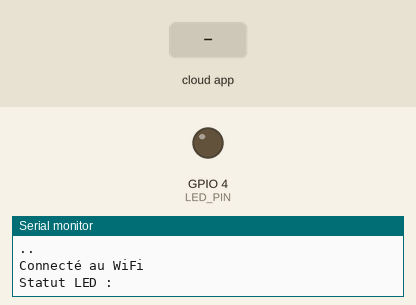
A sketch run on a simulated ESP32. On the bench: output pins drawn as LEDs (lit = HIGH), the last lines printed to the serial monitor. The inputs (shaded band) are chosen by the test bench. WiFi joins after 1.5 s; servers stay silent unless stated; the Firebase database answers and starts empty.

Above: at 3.2 s.
3.3 s: the phone or cloud app sets LED_Status to ON
At 4.1 s:
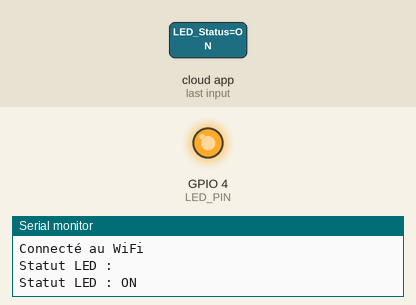
Timing chart, 0 to 6.3 s (numbered marks = the images above; inputs shaded):
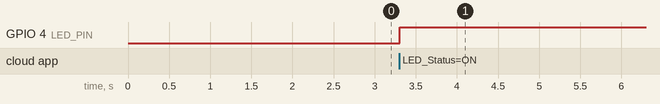

Measured:
- after the input at 3.3 s, GPIO 4 (LED_PIN): LOW → HIGH at once

The sketch:

Simualtion_with_BlynkIot.ino
```cpp
#include <WiFi.h>
#include <FirebaseESP32.h>

// Configuration Wi-Fi
#define WIFI_SSID "Wokwi-GUEST"
#define WIFI_PASSWORD ""

// Configuration Firebase
#define FIREBASE_HOST "https://domotix-41318-default-rtdb.firebaseio.com"
#define FIREBASE_AUTH "92PiYgqHGLhoTj3siw0s3tkstjUMoSmxfz4fmiRZ" // Remplacez par votre Database Secret

FirebaseConfig config;
FirebaseAuth auth;

// Pin de la LED
#define LED_PIN 4

FirebaseData firebaseData;

void setup() {
  Serial.begin(115200);

  // Connexion Wi-Fi
  WiFi.begin(WIFI_SSID, WIFI_PASSWORD);
  Serial.println("Connexion au WiFi...");
  while (WiFi.status() != WL_CONNECTED) {
    delay(1000);
    Serial.print(".");
  }
  Serial.println("\nConnecté au WiFi");

  // Configuration Firebase
  config.host = FIREBASE_HOST;
  config.signer.tokens.legacy_token = FIREBASE_AUTH;

  // Initialisation Firebase
  Firebase.begin(&config, &auth);
  Firebase.reconnectWiFi(true);

  // Configuration de la LED
  pinMode(LED_PIN, OUTPUT);
}

void loop() {
  // Lecture du statut de la LED dans Firebase
  if (Firebase.getString(firebaseData, "/LED_Status")) {  // Utilisation de Firebase.getString
    String ledStatus = firebaseData.stringData();
    Serial.println("Statut LED : " + ledStatus);

    if (ledStatus == "ON") {
      digitalWrite(LED_PIN, HIGH);
    } else {
      digitalWrite(LED_PIN, LOW);
    }
  } else {
    Serial.println("Erreur Firebase : " + firebaseData.errorReason());
  }

  delay(1000);
}
```
